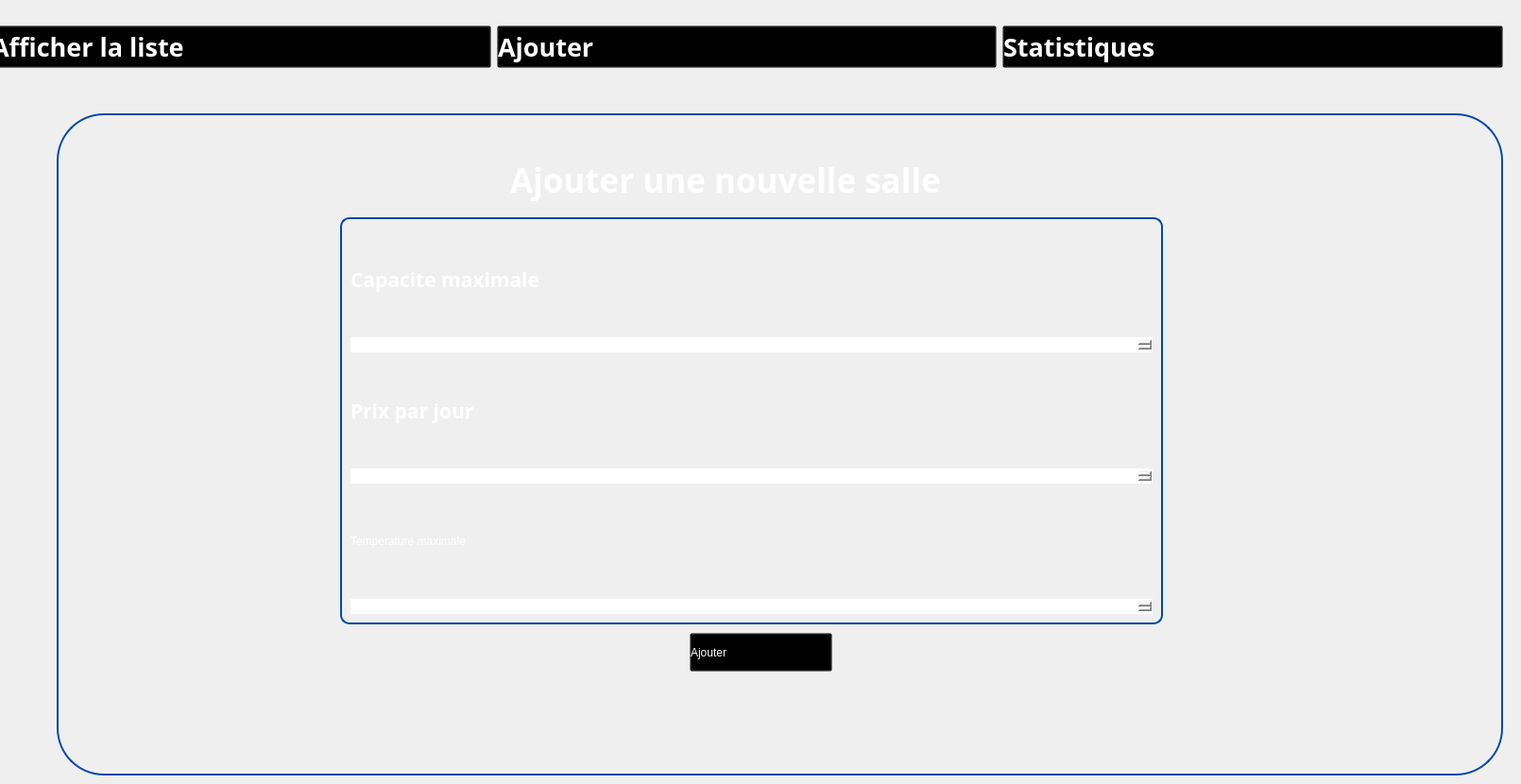
   <widget class="QWidget" name="ajoutsalle">
    <widget class="QWidget" name="horizontalLayoutWidget_17">
     <property name="geometry">
      <rect>
       <x>-10</x>
       <y>10</y>
       <width>1601</width>
       <height>80</height>
      </rect>
     </property>
     <layout class="QHBoxLayout" name="horizontalLayout_22">
      <item>
       <widget class="QPushButton" name="pushButton_129">
        <property name="font">
         <font>
          <family>Gill Sans MT</family>
          <pointsize>20</pointsize>
          <weight>75</weight>
          <bold>true</bold>
         </font>
        </property>
        <property name="styleSheet">
         <string notr="true">QPushButton:hover {
    color: blue;
    background: transparent;
}

QPushButton {
    text-align: left;
    background: transparent;
    color: rgb(255,255,255);
}
</string>
        </property>
        <property name="text">
         <string>Afficher la liste</string>
        </property>
        <property name="icon">
         <iconset>
          <normaloff>../../Downloads/wetransfer_icons_2024-02-06_1419/icons/liste-de-controle.png</normaloff>../../Downloads/wetransfer_icons_2024-02-06_1419/icons/liste-de-controle.png</iconset>
        </property>
        <property name="iconSize">
         <size>
          <width>50</width>
          <height>46</height>
         </size>
        </property>
       </widget>
      </item>
      <item>
       <widget class="QPushButton" name="pushButton_130">
        <property name="font">
         <font>
          <family>Gill Sans MT</family>
          <pointsize>20</pointsize>
          <weight>75</weight>
          <bold>true</bold>
         </font>
        </property>
        <property name="styleSheet">
         <string notr="true">QPushButton:hover {
    color: blue;
    background: transparent;
}

QPushButton {
    text-align: left;
    background: transparent;
    color: rgb(255,255,255);
}
</string>
        </property>
        <property name="text">
         <string>Ajouter </string>
        </property>
        <property name="icon">
         <iconset>
          <normaloff>../../Downloads/wetransfer_icons_2024-02-06_1419/icons/image (3).png</normaloff>../../Downloads/wetransfer_icons_2024-02-06_1419/icons/image (3).png</iconset>
        </property>
        <property name="iconSize">
         <size>
          <width>50</width>
          <height>46</height>
         </size>
        </property>
       </widget>
      </item>
      <item>
       <widget class="QPushButton" name="pushButton_131">
        <property name="font">
         <font>
          <family>Gill Sans MT</family>
          <pointsize>20</pointsize>
          <weight>75</weight>
          <bold>true</bold>
         </font>
        </property>
        <property name="styleSheet">
         <string notr="true">QPushButton:hover {
    color: blue;
    background: transparent;
}

QPushButton {
    text-align: left;
    background: transparent;
    color: rgb(255,255,255);
}

</string>
        </property>
        <property name="text">
         <string>Statistiques</string>
        </property>
        <property name="icon">
         <iconset>
          <normaloff>../../Downloads/wetransfer_icons_2024-02-06_1419/icons/image (2).png</normaloff>../../Downloads/wetransfer_icons_2024-02-06_1419/icons/image (2).png</iconset>
        </property>
        <property name="iconSize">
         <size>
          <width>50</width>
          <height>46</height>
         </size>
        </property>
       </widget>
      </item>
     </layout>
    </widget>
    <widget class="QGroupBox" name="groupBox_59">
     <property name="geometry">
      <rect>
       <x>60</x>
       <y>120</y>
       <width>1531</width>
       <height>701</height>
      </rect>
     </property>
     <property name="styleSheet">
      <string notr="true">QGroupBox {
        border-radius:50px;
    border: 2px solid #0447AF; /* Red border */
}
</string>
     </property>
     <property name="title">
      <string/>
     </property>
     <widget class="QLabel" name="label_180">
      <property name="geometry">
       <rect>
        <x>190</x>
        <y>30</y>
        <width>51</width>
        <height>51</height>
       </rect>
      </property>
      <property name="text">
       <string/>
      </property>
      <property name="pixmap">
       <pixmap>../../Downloads/wetransfer_gestion-de-formations_2024-02-16_1550/icons/client.png</pixmap>
      </property>
      <property name="scaledContents">
       <bool>true</bool>
      </property>
     </widget>
     <widget class="QLabel" name="label_181">
      <property name="geometry">
       <rect>
        <x>480</x>
        <y>40</y>
        <width>671</width>
        <height>61</height>
       </rect>
      </property>
      <property name="font">
       <font>
        <family>Plus Jakarta Sans</family>
        <pointsize>26</pointsize>
        <weight>75</weight>
        <bold>true</bold>
       </font>
      </property>
      <property name="styleSheet">
       <string notr="true">color:white;
    background: transparent;
</string>
      </property>
      <property name="text">
       <string>Ajouter une nouvelle salle</string>
      </property>
     </widget>
     <widget class="QLabel" name="label_183">
      <property name="geometry">
       <rect>
        <x>70</x>
        <y>20</y>
        <width>81</width>
        <height>81</height>
       </rect>
      </property>
      <property name="text">
       <string/>
      </property>
      <property name="pixmap">
       <pixmap>:/Desktop/imageprojetcpp/gestion-de-projet.png</pixmap>
      </property>
      <property name="scaledContents">
       <bool>true</bool>
      </property>
     </widget>
     <widget class="QGroupBox" name="verticalGroupBox_12">
      <property name="geometry">
       <rect>
        <x>300</x>
        <y>110</y>
        <width>871</width>
        <height>431</height>
       </rect>
      </property>
      <property name="styleSheet">
       <string notr="true">	border-radius:10px;
color:white;</string>
      </property>
      <layout class="QVBoxLayout" name="verticalLayout_12">
       <item>
        <widget class="QLabel" name="label_189">
         <property name="font">
          <font>
           <family>Gill Sans MT</family>
           <pointsize>16</pointsize>
           <weight>75</weight>
           <bold>true</bold>
          </font>
         </property>
         <property name="styleSheet">
          <string notr="true">color:white;</string>
         </property>
         <property name="text">
          <string>Capacite maximale</string>
         </property>
        </widget>
       </item>
       <item>
        <widget class="QSpinBox" name="spinBoxsalle"/>
       </item>
       <item>
        <widget class="QLabel" name="label_188">
         <property name="font">
          <font>
           <family>Gill Sans MT</family>
           <pointsize>16</pointsize>
           <weight>75</weight>
           <bold>true</bold>
          </font>
         </property>
         <property name="styleSheet">
          <string notr="true">color:white;</string>
         </property>
         <property name="text">
          <string>Prix par jour</string>
         </property>
        </widget>
       </item>
       <item>
        <widget class="QDoubleSpinBox" name="doubleSpinBoxsalle"/>
       </item>
       <item>
        <widget class="QLabel" name="label_2">
         <property name="text">
          <string>Temperature maximale</string>
         </property>
        </widget>
       </item>
       <item>
        <widget class="QDoubleSpinBox" name="doubleSpinBoxsalle_tmp"/>
       </item>
      </layout>
     </widget>
     <widget class="QPushButton" name="ajoutersalle">
      <property name="geometry">
       <rect>
        <x>670</x>
        <y>550</y>
        <width>151</width>
        <height>41</height>
       </rect>
      </property>
      <property name="styleSheet">
       <string notr="true">QPushButton:hover {
    color: red;
    background: transparent;
}

QPushButton {
    text-align: left;
    background: transparent;
    color: rgb(255,255,255);
}
</string>
      </property>
      <property name="text">
       <string>Ajouter</string>
      </property>
     </widget>
    </widget>
   </widget>
